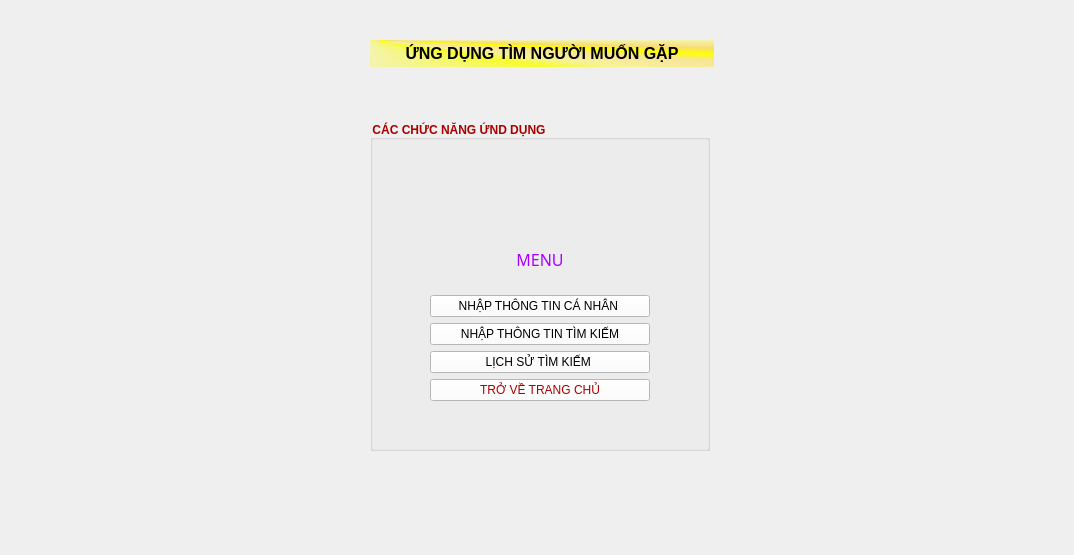
<?xml version="1.0" encoding="UTF-8"?>
<ui version="4.0">
 <class>Specific_Task</class>
 <widget class="QMainWindow" name="Specific_Task">
  <property name="geometry">
   <rect>
    <x>0</x>
    <y>0</y>
    <width>1074</width>
    <height>555</height>
   </rect>
  </property>
  <property name="windowTitle">
   <string>MainWindow</string>
  </property>
  <property name="styleSheet">
   <string notr="true"/>
  </property>
  <widget class="QWidget" name="Menu">
   <widget class="QLabel" name="title_label">
    <property name="geometry">
     <rect>
      <x>370</x>
      <y>40</y>
      <width>344</width>
      <height>27</height>
     </rect>
    </property>
    <property name="font">
     <font>
      <pointsize>12</pointsize>
      <bold>true</bold>
     </font>
    </property>
    <property name="mouseTracking">
     <bool>true</bool>
    </property>
    <property name="styleSheet">
     <string notr="true">background-color: qconicalgradient(cx:0, cy:0, angle:135, stop:0 rgba(255, 255, 0, 69), stop:0.375 rgba(255, 255, 0, 69), stop:0.423533 rgba(251, 255, 0, 145), stop:0.45 rgba(247, 255, 0, 208), stop:0.477581 rgba(255, 244, 71, 130), stop:0.518717 rgba(255, 218, 71, 130), stop:0.55 rgba(255, 255, 0, 255), stop:0.57754 rgba(255, 203, 0, 130), stop:0.625 rgba(255, 255, 0, 69), stop:1 rgba(255, 255, 0, 69));
color: rgb(0, 0, 0);</string>
    </property>
    <property name="text">
     <string>&lt;html&gt;&lt;head/&gt;&lt;body&gt;&lt;p align=&quot;center&quot;&gt;ỨNG DỤNG TÌM NGƯỜI MUỐN GẶP&lt;/p&gt;&lt;/body&gt;&lt;/html&gt;</string>
    </property>
   </widget>
   <widget class="QGroupBox" name="tasks_box">
    <property name="geometry">
     <rect>
      <x>370</x>
      <y>120</y>
      <width>340</width>
      <height>331</height>
     </rect>
    </property>
    <property name="font">
     <font>
      <family>Segoe UI</family>
      <pointsize>9</pointsize>
      <italic>false</italic>
      <bold>true</bold>
     </font>
    </property>
    <property name="styleSheet">
     <string notr="true">color: rgb(170, 0, 0);
font: 700 9pt &quot;Segoe UI&quot;;
font: 9pt &quot;Segoe UI&quot;;
font: 700 9pt &quot;Segoe UI&quot;;</string>
    </property>
    <property name="title">
     <string>CÁC CHỨC NĂNG ỨND DỤNG</string>
    </property>
    <widget class="QWidget" name="verticalLayoutWidget">
     <property name="geometry">
      <rect>
       <x>60</x>
       <y>110</y>
       <width>220</width>
       <height>171</height>
      </rect>
     </property>
     <layout class="QVBoxLayout" name="menu_box">
      <item>
       <widget class="QLabel" name="menu_title">
        <property name="font">
         <font>
          <family>Showcard Gothic</family>
          <pointsize>12</pointsize>
          <italic>false</italic>
          <bold>false</bold>
         </font>
        </property>
        <property name="styleSheet">
         <string notr="true">color: rgb(170, 0, 255);
font: 12pt &quot;Showcard Gothic&quot;;</string>
        </property>
        <property name="text">
         <string>&lt;html&gt;&lt;head/&gt;&lt;body&gt;&lt;p align=&quot;center&quot;&gt;&lt;span style=&quot; font-size:12pt;&quot;&gt;MENU&lt;/span&gt;&lt;/p&gt;&lt;/body&gt;&lt;/html&gt;</string>
        </property>
       </widget>
      </item>
      <item>
       <widget class="QPushButton" name="user_info_box">
        <property name="styleSheet">
         <string notr="true">background-color: rgb(255, 255, 255);
color: rgb(0, 0, 0);</string>
        </property>
        <property name="text">
         <string>NHẬP THÔNG TIN CÁ NHÂN </string>
        </property>
       </widget>
      </item>
      <item>
       <widget class="QPushButton" name="found_user_box">
        <property name="styleSheet">
         <string notr="true">color: rgb(0, 0, 0);
background-color: rgb(255, 255, 255);</string>
        </property>
        <property name="text">
         <string>NHẬP THÔNG TIN TÌM KIẾM</string>
        </property>
       </widget>
      </item>
      <item>
       <widget class="QPushButton" name="history_finding">
        <property name="styleSheet">
         <string notr="true">color: rgb(0, 0, 0);
background-color: rgb(255, 255, 255);</string>
        </property>
        <property name="text">
         <string>LỊCH SỬ TÌM KIẾM </string>
        </property>
       </widget>
      </item>
      <item>
       <widget class="QPushButton" name="return_home_page">
        <property name="styleSheet">
         <string notr="true">color: rgb(170, 0, 0);
font: 700 9pt &quot;Segoe UI&quot;;
background-color: rgb(255, 255, 255);</string>
        </property>
        <property name="text">
         <string>TRỞ VỀ TRANG CHỦ</string>
        </property>
       </widget>
      </item>
     </layout>
    </widget>
   </widget>
  </widget>
  <widget class="QMenuBar" name="menubar">
   <property name="geometry">
    <rect>
     <x>0</x>
     <y>0</y>
     <width>1074</width>
     <height>25</height>
    </rect>
   </property>
  </widget>
 </widget>
 <resources/>
 <connections/>
</ui>
